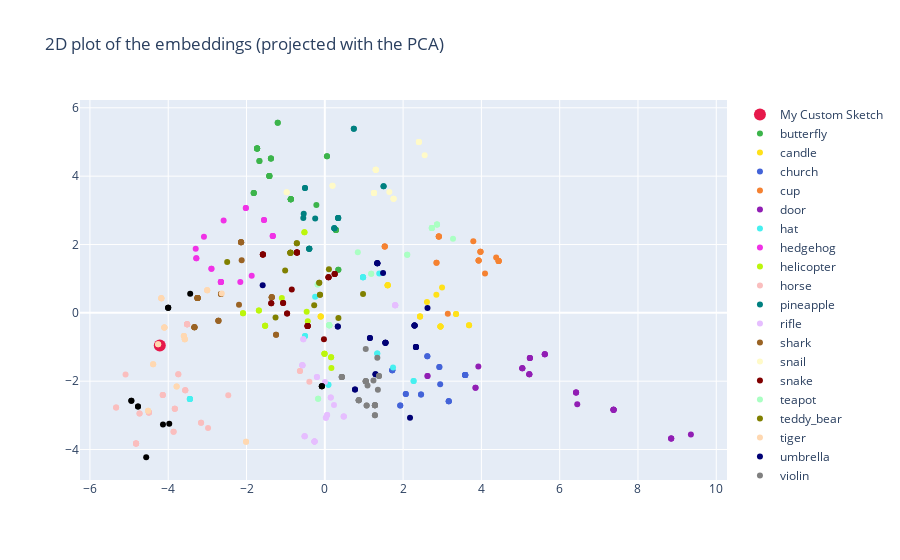

Source (notebook cell):
### Code cell
traces = []
fig = go.Figure()
for i, (category, coordinates) in enumerate(res.items()):
    if category == "My Custom Sketch":
        marker_size=12
    else:
        marker_size=6
    trace = go.Scatter(
        x=coordinates['x'],
        y=coordinates['y'],
        name=category,
        mode='markers',
        marker_color=colors[i], 
        marker_size=marker_size,
        hoverinfo= "name",
    )
    fig.add_trace(trace)
    fig.update_layout(title='2D plot of the embeddings (projected with the PCA)')
    
fig.show()
